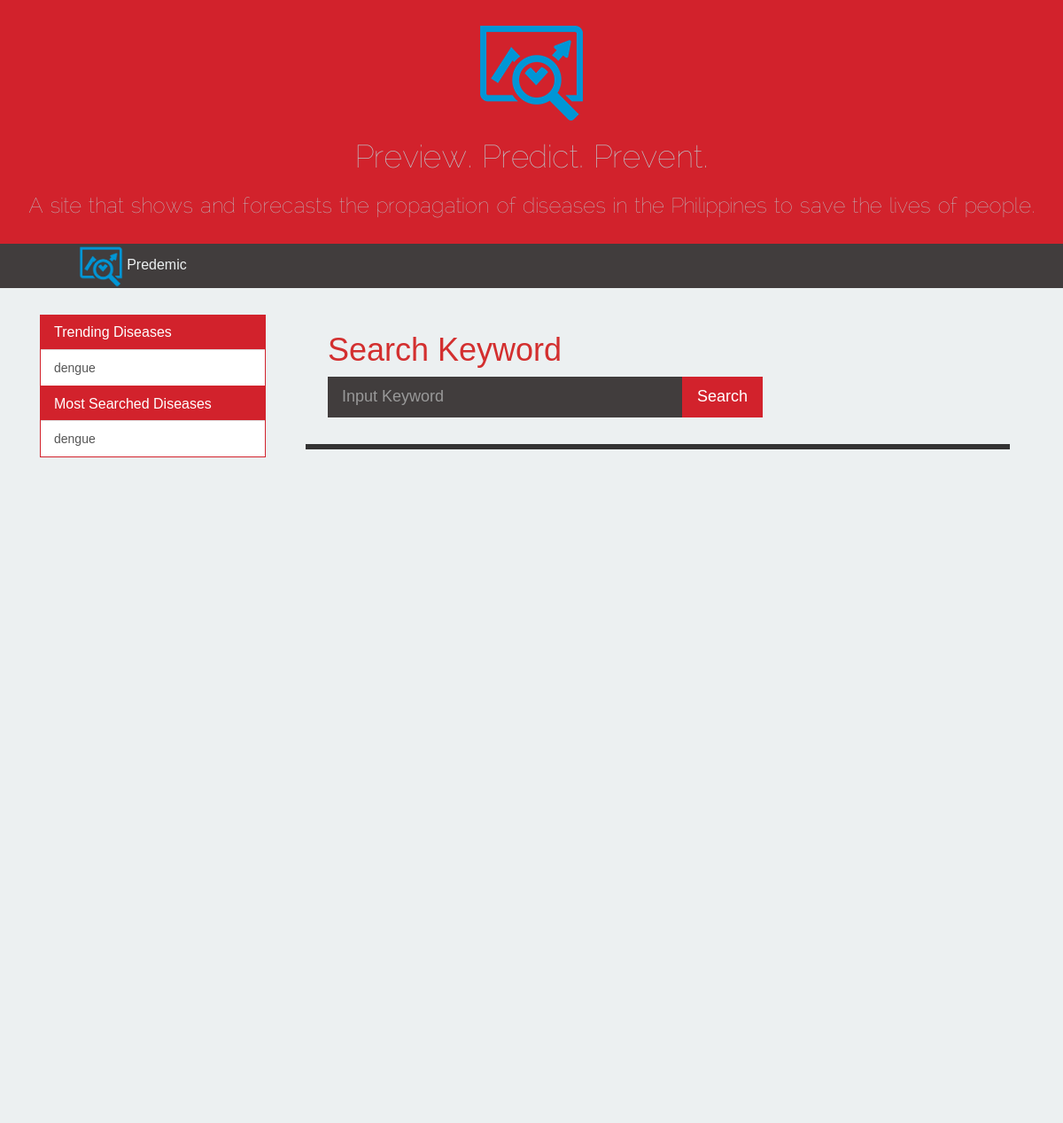
The page /homepage/ on the database as committed earlier.
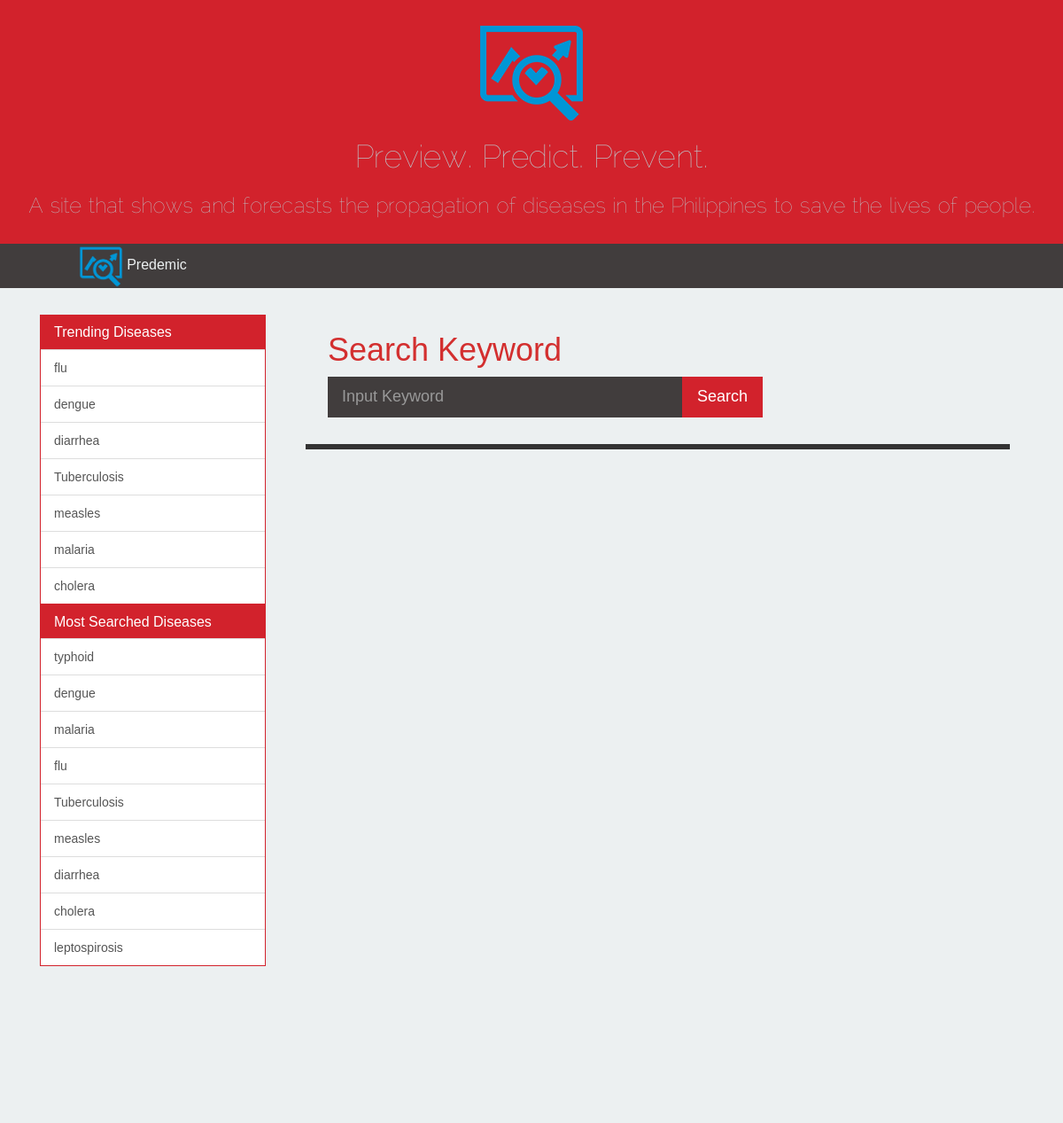
The same page on the database as committed later.
### homepage/models.py (models this page shows, shortened)
class Keyword(models.Model):
	word = models.CharField(max_length=128, primary_key=True)
	date = models.DateTimeField()
	searchFrequency = models.PositiveSmallIntegerField(default=1)

### homepage/views.py (the view)
def index(request):
	topSearch = view_most_searched()
	trending = view_trending()
	context_dict = {'topSearch': topSearch, 'trending': trending}
	return render(request, 'homepage/index.html', context_dict)

### homepage/views.py (called while the page is built)
def view_most_searched():
	k = Keyword.objects.order_by('-searchFrequency')[:10]
	return k

def view_trending():
	t = Tweet.objects.values('keyword').order_by('-keyword__count').annotate(Count('keyword'))[:10]
	return t

### templates/homepage/index.html (shortened to what this page needs)
{% extends 'base.html' %}
{% load static %}
{% block side_block %}
    <div class="panel-group" id="trending-div">
        <div class="panel panel-primary panel-primary-custom">
            <div class="panel-heading panel-heading-custom">
                <h4 class="panel-title">
                    <a class="accordion-toggle" data-toggle="collapse" data-parent="#trending-div" href="#trending-div-list">Trending Diseases</a>
                </h4>
            </div>
            <div class="panel-collapse collapse in" id="trending-div-list">
                <div class="list-group">
                    {% if trending %}
                        {% for item in trending %}
                            <a href="#" class="list-group-item">{{ item.keyword }} </a>
                        {% endfor %}
                        {% else %}
                            <strong>Nothing to display.</strong>
                    {% endif %}
                </div>
            </div>
        </div>
    </div>
    <div class="panel-group" id="mostsearched-div">
        <div class="panel panel-primary panel-primary-custom">
            <div class="panel-heading panel-heading-custom">
                <h4 class="panel-title">
                    <a class="accordion-toggle" data-toggle="collapse" data-parent="#mostsearched-div" href="#mostsearched-div-list">Most Searched Diseases</a>
                </h4>
            </div>
            <div class="panel-collapse collapse in" id="mostsearched-div-list">
                <div class="list-group">
                    {% if topSearch %}
                        {% for item in topSearch %}
                            <a href="#" class="list-group-item">{{ item.word }} </a>
                        {% endfor %}
                    {% else %}
                        <strong>Nothing to display</strong>
                    {% endif %}
                </div>
            </div>
        </div>
    </div>
{% endblock %}
{% block search_block %}
    <div id="search-div">
        <h1>Search Keyword</h1>
        <input class="form-control input-lg" id="search-field" type="text" placeholder="Input Keyword"/>
        <button id="search-button" class="btn btn-success btn-lg">Search</button>
    </div>
{% endblock %}
{% block geomap_block %}
    <div class="map-class">
        <div id="map-canvas">
        </div>
    </div>
{% endblock %}

### templates/base.html (shortened to what this page needs)
<!DOCTYPE html>
{% load static %}
<html>
<head>
	<link href="{% static "css/bootstrap.min.css" %}" rel="stylesheet">
	<link href="{% static "css/bootstrap-flat.min.css" %}" rel="stylesheet">
	<link href="{% static "css/homepage.css" %}" rel="stylesheet">
</head>
<body>
    <div class="container-fluid">
        <div id="top-banner" class="row text-center">
            <img src="{% static "images/logo.png" %}"/>
            <h1>Preview. Predict. Prevent.</h1>
            <h3>A site that shows and forecasts the propagation of diseases in the Philippines to save the lives of people.<h3>
        </div>
        <div id="nav-div" class="row">
            <div class="col-md-3 text-center">
                <img src="{% static "images/logo.png" %}"width=50px height=50px />
                <span id="site-title">Predemic</span>
            </div>
        </div>
    	<div id="body-main" class="row">
    		<div class="col-md-3">
    			{% block side_block %} {% endblock %}
    		</div>
			<div class="col-md-9">
                <div id="search-div" class="row">
                    {% block search_block %}{% endblock %}
                </div>
                <div id="geomap-div" class="row">
                    {% block geomap_block %}{% endblock %}
                </div>
                <div id="geochart-div" class="row">
                </div>
			</div>
    	</div>
</body>
</html>

### static/css/homepage.css (style rules this page uses)
body > .container-fluid { width: 100%; top: 10%; }
#top-banner { padding: 20px 20px; height: 275px; background-color: #d2222c; color: #BDC3C7; font-family: myFirstFont; }
#nav-div { height: 50px; background-color: #413d3d; }
#site-title { font-size: 16px; color: #ECF0F1; }
#body-main { padding: 30px 30px; background-color: #ECF0F1; }
body { font-family: sans-serif; }
#search-field { width: 50%; float: left; }
#search-button { float: left; }
#search-div { margin-left: 20px; }
.panel-primary-custom { border-color: #d2222c; }
.panel-primary > .panel-heading-custom { background: #d2222c; border-color: #d2222c; }
#mostsearched-div { margin-top: -20px; }
#map-canvas { margin: 30px 30px; border-style: solid; }
#search-div h1 { color: #d32f2f; }
#search-button { background-color: #d2222c; border-color: #d2222c; }
#search-field { background-color: #413d3d; color: #f5f5f5; border-style: none; }
#geochart-div { height: 700px; width: 700px; }

Rows that differ between the two databases and show on the page:
added Keyword: word "typhoid"
added Keyword: word "malaria"
added Keyword: word "flu"
added Keyword: word "Tuberculosis"
added Keyword: word "measles"
added Keyword: word "diarrhea"
added Keyword: word "cholera"
added Keyword: word "leptospirosis"
Other text that changed with them:
new list line: "flu"
new list line: "diarrhea"
new list line: "Tuberculosis"
new list line: "measles"
new list line: "malaria"
new list line: "cholera"
